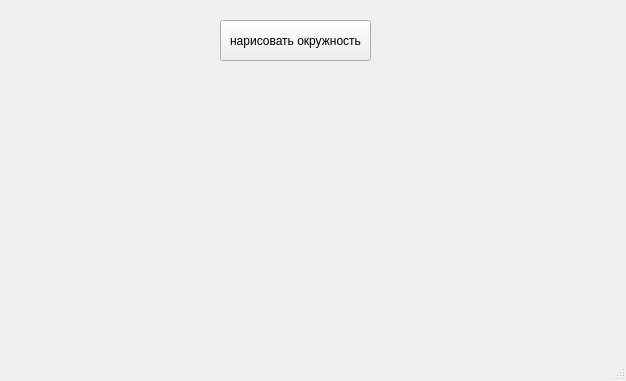
<?xml version="1.0" encoding="UTF-8"?>
<ui version="4.0">
 <class>MainWindow</class>
 <widget class="QMainWindow" name="MainWindow">
  <property name="geometry">
   <rect>
    <x>0</x>
    <y>0</y>
    <width>626</width>
    <height>381</height>
   </rect>
  </property>
  <property name="windowTitle">
   <string>MainWindow</string>
  </property>
  <widget class="QWidget" name="centralwidget">
   <widget class="QPushButton" name="pushButton">
    <property name="geometry">
     <rect>
      <x>220</x>
      <y>20</y>
      <width>151</width>
      <height>41</height>
     </rect>
    </property>
    <property name="text">
     <string>нарисовать окружность</string>
    </property>
   </widget>
  </widget>
  <widget class="QMenuBar" name="menubar">
   <property name="geometry">
    <rect>
     <x>0</x>
     <y>0</y>
     <width>626</width>
     <height>21</height>
    </rect>
   </property>
  </widget>
  <widget class="QStatusBar" name="statusbar"/>
 </widget>
 <resources/>
 <connections/>
</ui>
